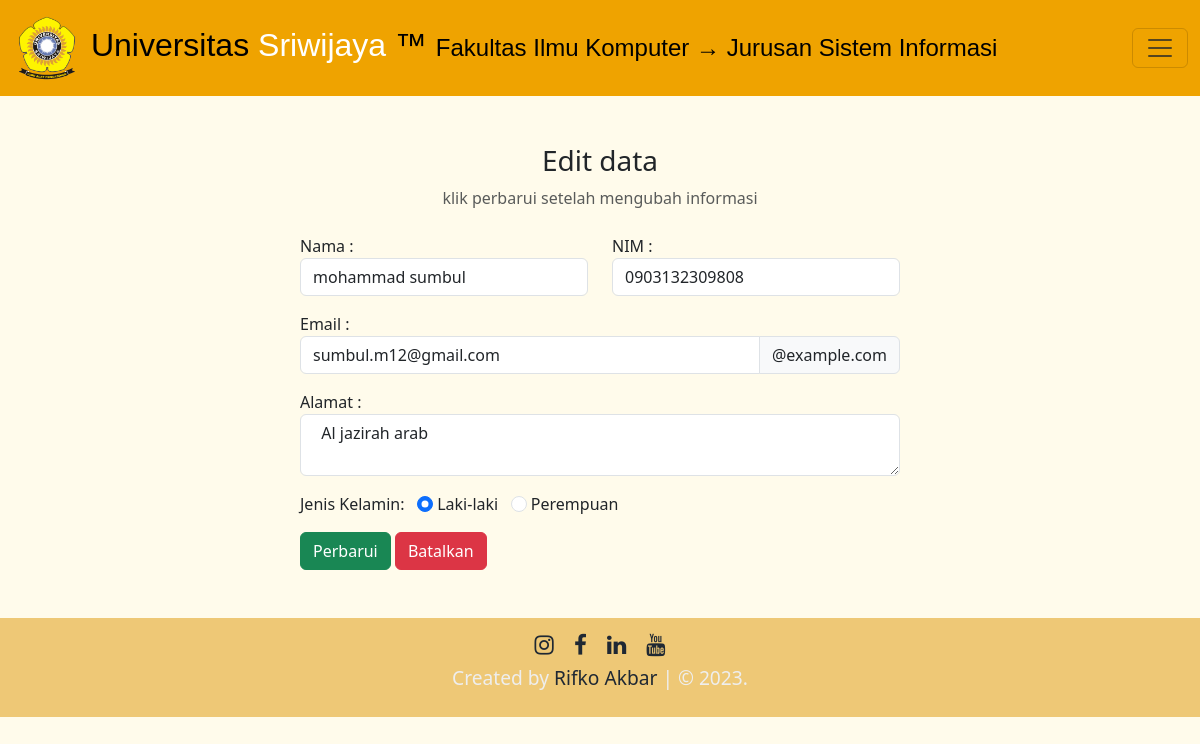
The page /edit.php?id=1 on the database its author committed.
### tables this page shows
CREATE TABLE `crud` (
  `id` int(11) NOT NULL,
  `nama` varchar(100) NOT NULL,
  `nim` varchar(100) NOT NULL,
  `email` varchar(100) NOT NULL,
  `alamat` varchar(100) NOT NULL,
  `gender` varchar(100) NOT NULL
);

### edit.php (the view, shortened to what this page needs)
<?php
include "db_conn.php";
$id = $_GET['id'];
?>
<!DOCTYPE html>
<html lang="en">
<head>
    <link href="https://cdn.jsdelivr.net/npm/bootstrap@5.3.0-alpha3/dist/css/bootstrap.min.css" rel="stylesheet"
>
    <link rel="stylesheet" href="https://cdnjs.cloudflare.com/ajax/libs/font-awesome/6.4.0/css/all.min.css"
 />
    <link rel="stylesheet" href="https://cdnjs.cloudflare.com/ajax/libs/font-awesome/4.7.0/css/font-awesome.min.css">
</head>
<body>
    <nav class="navbar" style="background-color: #efa300;">
        <div class="container-fluid">
            <a class="navbar-brand" href="#" style="font-family: Georgia, sans-serif; font-size:2rem;">
                <img src="Unsri-Logo.png" alt="" width="70px"> Universitas <span style="color:#FFF;">Sriwijaya</span>
                &trade;
                <span style="font-size:1.5rem;">Fakultas Ilmu Komputer &rarr; Jurusan Sistem Informasi</span>
            </a>
            <button class="navbar-toggler" type="button" data-bs-toggle="collapse" data-bs-target="#navbarNavDropdown"
                aria-controls="navbarNavDropdown" aria-expanded="false" aria-label="Toggle navigation">
                <span class="navbar-toggler-icon"></span>
            </button>
        </div>
    </nav>
    <br></br>
    <div class="container">
        <div class="text-center mb-4">
            <h3>Edit data</h3>
            <p class="text-muted">klik perbarui setelah mengubah informasi</p>
        </div>
        <?php
        $sql = "SELECT * FROM `crud` WHERE id = $id LIMIT 1";
        $result = mysqli_query($conn, $sql);
        $row = mysqli_fetch_assoc($result);
        ?>
        <div class="container d-flex justify-content-center">
            <form action="" method="post" style="width:50vw; min-width300px">
                <div class="row mb-3">
                    <div class="col">
                        <label for="form-label">Nama :</label>
                        <input type="text" class="form-control" name="nama"
                        value="<?php echo $row['nama'] ?>">
                    </div>
                    <div class="col">
                        <label for="form-label">NIM :</label>
                        <input type="number" class="form-control" name="nim"
                        value="<?php echo $row['nim'] ?>">
                    </div>
                </div>
                <div class="mb-3">
                    <label for="form-label">Email :</label>
                    <div class="input-group mb-3">
                        <input type="email" class="form-control" name="email"
                        value="<?php echo $row['email'] ?>">
                        <span class="input-group-text" id="basic-addon2">@example.com</span>
                    </div>
                </div>
                <div class="form-group mb-3">
                    <label for="address">Alamat : </label>
                    <textarea class="form-control" name="alamat"
                    > <?php echo $row['alamat'] ?> </textarea>
                </div>
                <div class="form-group mb-3">
                    <label>Jenis Kelamin:</label> &nbsp;
                    <input type="radio" class="form-check-input" name="gender" id="Laki-laki" value="Laki-laki"
                    <?php echo ($row['gender']=='Laki-laki')? "checked":""; ?>>
                    <label for="Laki-laki" class="form-input-label">Laki-laki</label>
                    <input type="radio" class="form-check-input" name="gender" id="Perempuan" value="Perempuan"
                    <?php echo ($row['gender']=='Perempuan')? "checked":""; ?>>
                    <label for="Perempuan" class="form-input-label">Perempuan</label>
                </div>
                <div>
                    <button type="submit" class="btn btn-success" name="submit">Perbarui</button>
                    <a href="index.php" class="btn btn-danger">Batalkan</a>
                </div>
            </form>
        </div>
    </div>
    <br></br>
    <footer class="contact" id="contact">
        <div class="sosmed">
            <a href="https://www.instagram.com/rifko_akbar2/" class="fa fa-instagram"></a>
            <a href="https://web.facebook.com/natar.gaul" class="fa fa-facebook"></a>
            <a href="https://www.linkedin.com/in/rifko-akbar-592915249/" class="fa fa-linkedin"></a>
            <a href="https://www.youtube.com/channel/UCRCZBs5zG9WFq6LdnxIpgLQ" class="fa fa-youtube"></a>
        </div>
        <div class="credit">
            <p>Created by <a href=""> Rifko Akbar </a> | &copy 2023.</p>
        </div>
    </footer>
</body>

### edit.php (style rules this page uses)
body { margin: 0; padding: 0; background-color: #FFFBEB; height: 100%; }
footer { background-color: #eec876; text-align: center; padding: .5rem 0; position: relative; min-height: 100%; z-index: 1; bottom: 0; width: 100%; color: #eee; }
footer .sosmed a { text-decoration: none; color: #1f2833; font-size: 1.4rem; padding: .5rem; }
footer .credit a { text-decoration: none; color: #1f2833; }
.credit p { font-size: 1.2rem; }

### rows shown on the page
crud: nama "mohammad sumbul", nim "0903132309808", email "sumbul.m12@gmail.com", alamat "Al jazirah arab", gender "☑ Laki-laki", gender "☐ Perempuan"
